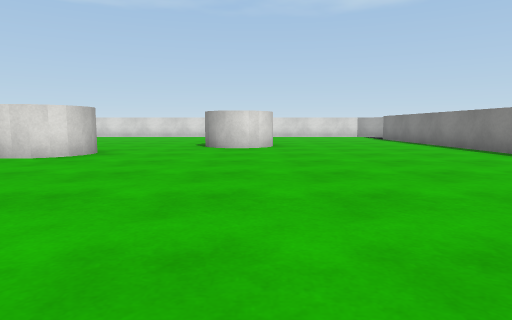
View 1 (above)

22 first-person views from a walk through a Unity game level. The camera is 0.62 m above the floor, tilts 6° down and sees 75° across. The floor is counted in squares, 1 m on a side. Each view is taken from the middle of a square. On the plan, view 1 faces up. The plan holds only what a view shows up to about 10 squares ahead; the rest is blank. The place goes on beyond the plan. Surface patterns are stand-ins for the level's own textures.

View 2
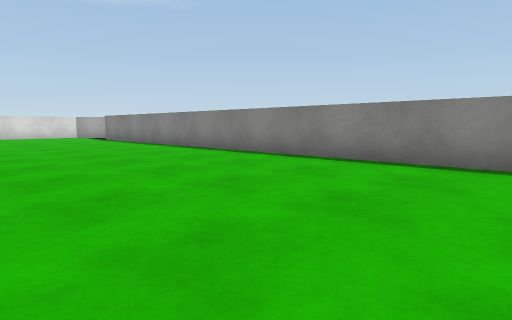

View 3
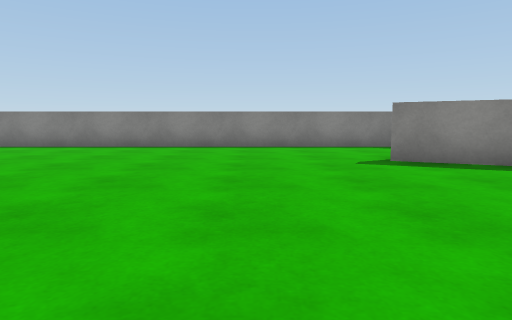

View 4
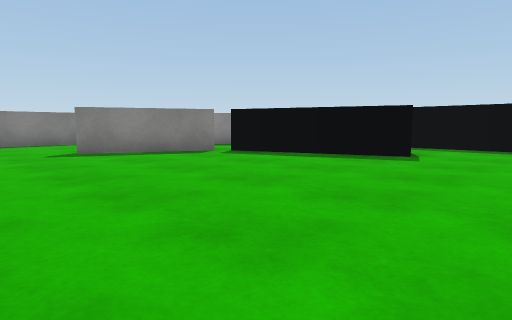

View 5
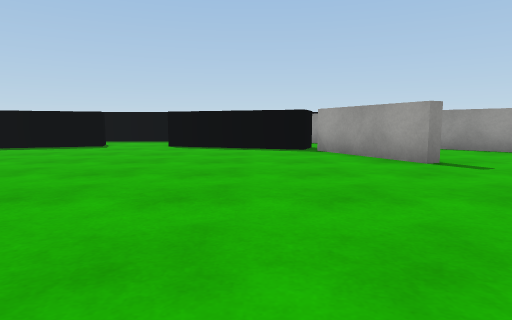

View 6
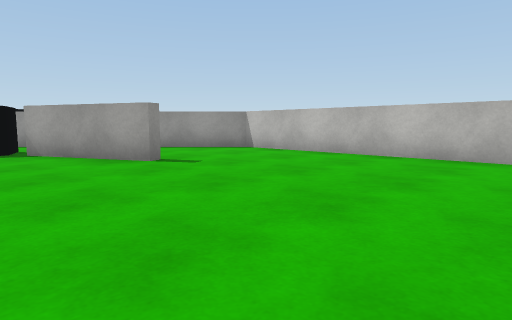

View 7
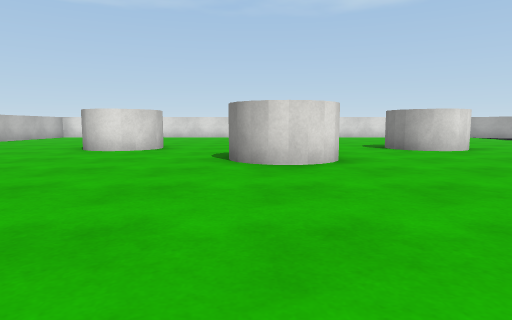

View 8
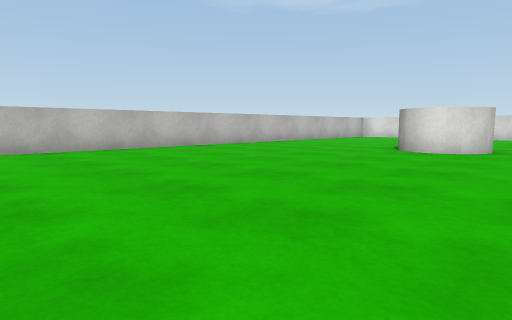

View 9
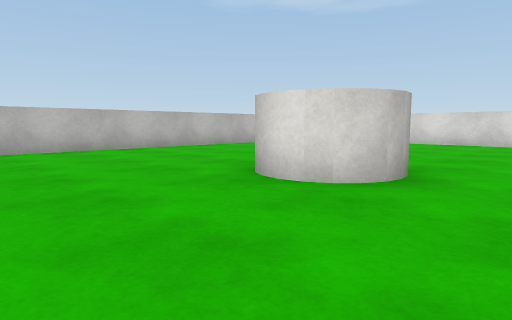

View 10
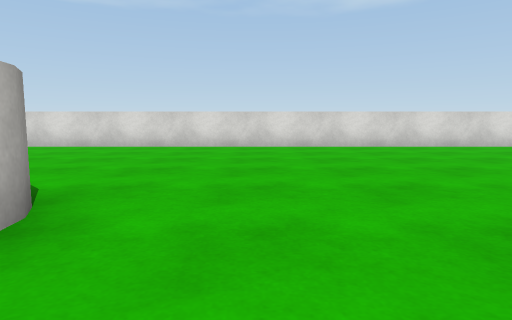

View 11
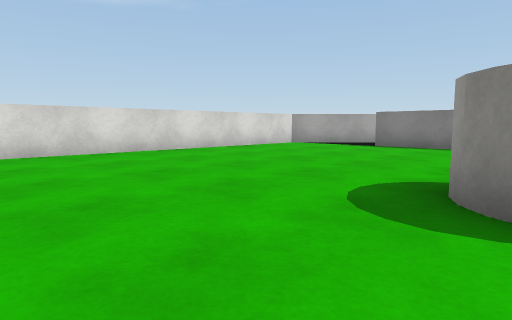

View 12
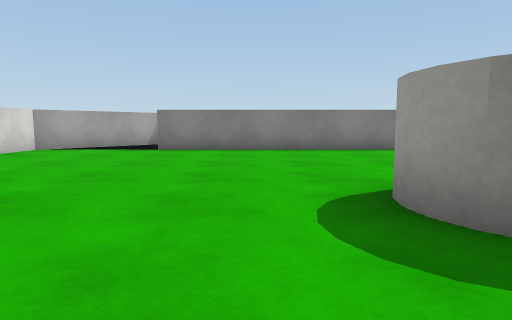

View 13
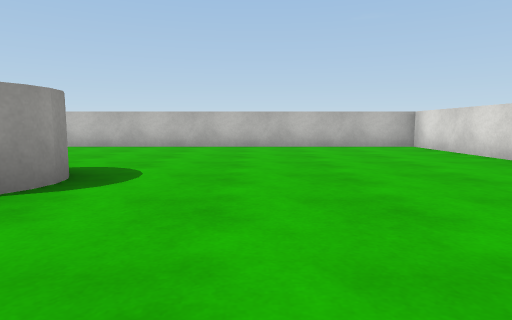

View 14
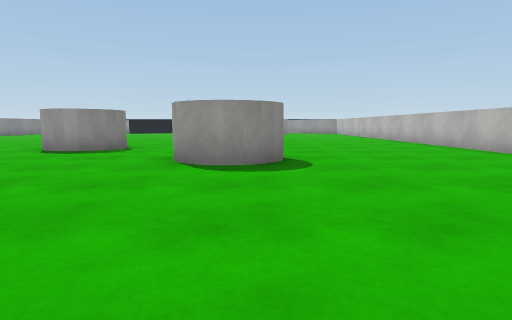

View 15
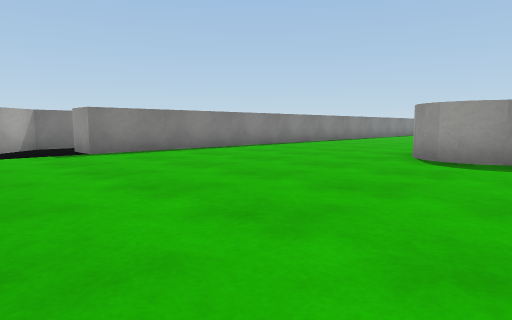

View 16
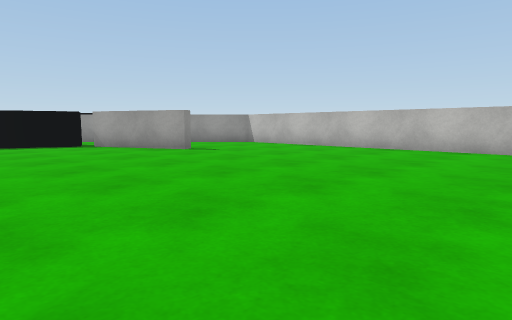

View 17
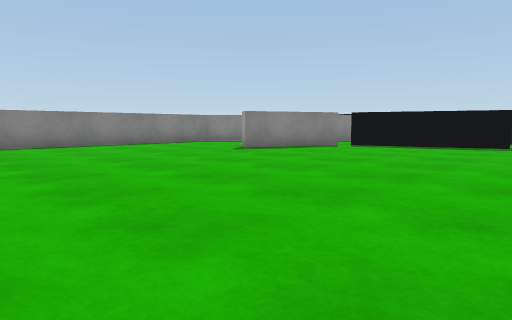

View 18
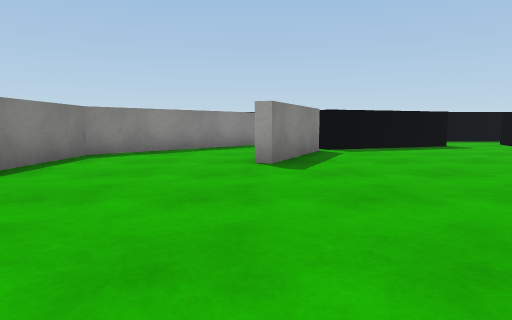

View 19
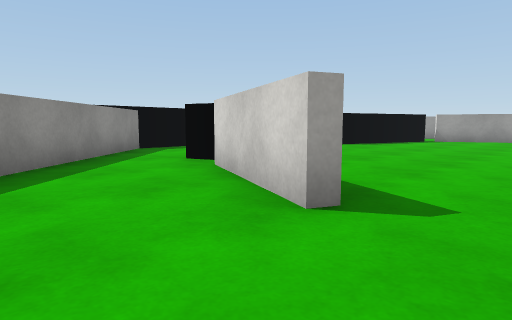

View 20
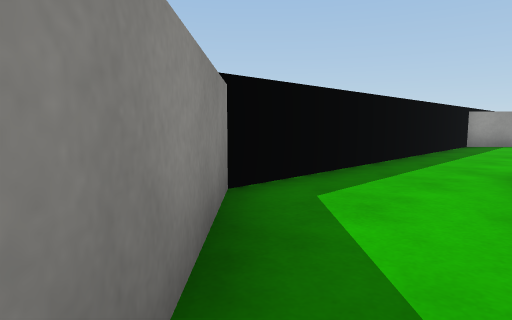

View 21
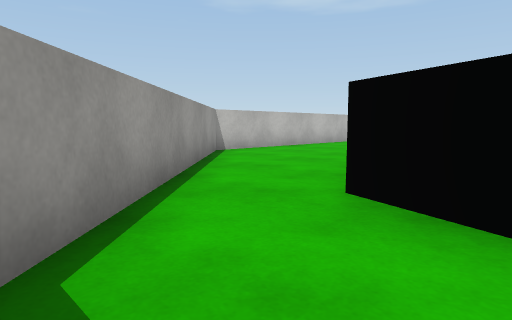

View 22
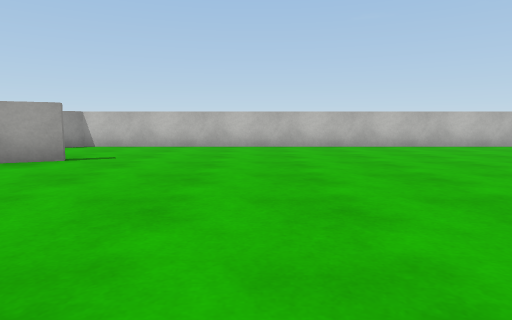

### Floor plan
Points are (right, up) in squares from view 1. A wall is a line through its corners. A room is listed if a view was taken in it or the views show most of it. See-through windows are left out.
Room 1 (views 1, 2, 3, 4, 5, 6, 7, 8, 9, 10, 11, 12, 13, 14, 15, 16, 17, 18, 19, 20, 21, 22)
walls: (2, -5.4) (0.7, -8.2); (-10.8, -5.2) (-9.4, -8.3); (0.4, -8.3) (1.8, -5.3); (-3.6, -9.7) (0.2, -8.3) (0.6, -9.3); (-9.6, -9.3) (-9.2, -8.3) (-5.4, -9.7); (6.8, 16) (5.3, 17.5) (-14.5, 17.5) (-14.5, -6.9) (-8.9, -12.5) (-0.1, -12.5) (5.5, -6.9) (5.5, 14.5)
ways out: opening at (6, 15)
objects: other object (-9, 9) to (-8, 11); other object (-5, 6) to (-4, 8); other object (-1, 9) to (0, 11)

Where each view was taken, in squares from view 1:
view 1: 0 up, 0 right, facing up
view 2: 0 up, 0 right, facing up-right
view 3: 3 down, 4 left, facing right
view 4: 3 down, 6 left, facing down-right
view 5: 0 up, 8 left, facing down
view 6: 0 up, 8 left, facing down-left
view 7: 1 up, 5 left, facing up
view 8: 1 up, 6 left, facing up-left
view 9: 6 up, 6 left, facing up-left
view 10: 8 up, 6 left, facing up
view 11: 10 up, 4 left, facing up-right
view 12: 12 up, 3 left, facing right
view 13: 13 up, 5 left, facing left
view 14: 16 up, 9 left, facing down
view 15: 17 up, 2 left, facing down-right
view 16: 2 up, 6 left, facing down-left
view 17: 1 up, 5 left, facing down-right
view 18: 0 up, 2 right, facing down
view 19: 4 down, 4 right, facing down-left
view 20: 10 down, 2 right, facing down-left
view 21: 12 down, 8 left, facing up-left
view 22: 2 down, 5 left, facing left
